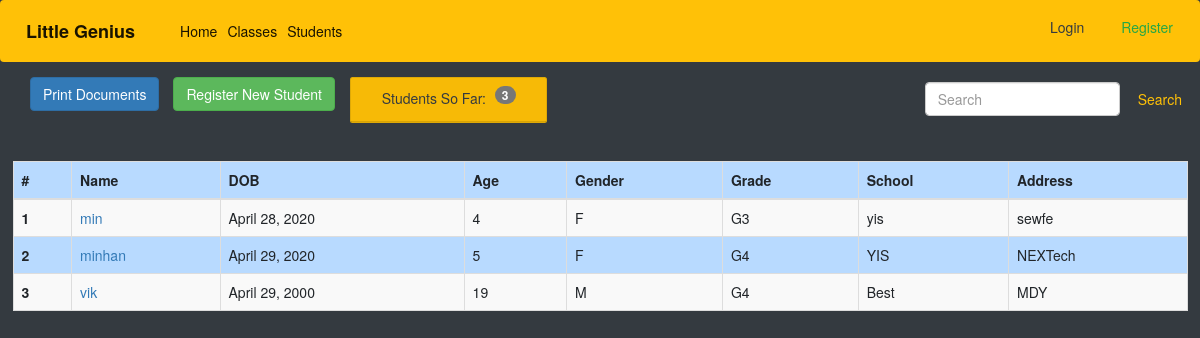
The page /stds/ on the database as committed earlier.
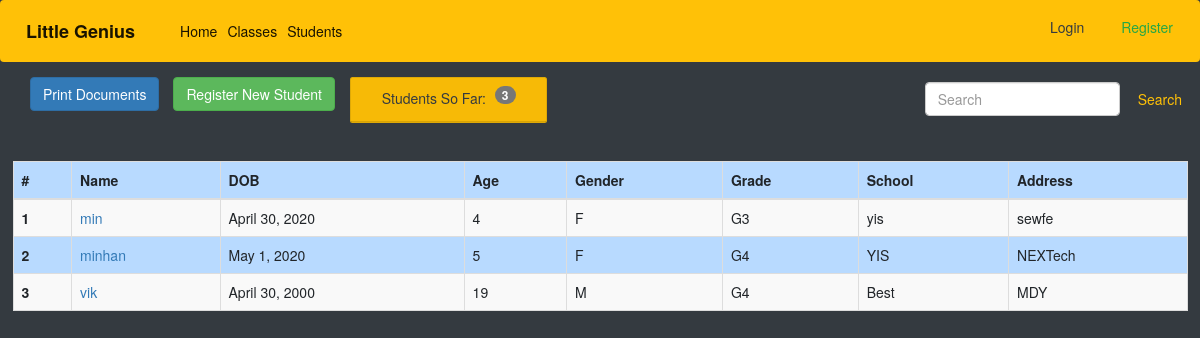
The same page on the database as committed later.
### genius/models.py (models this page shows, shortened)
class Students(models.Model):
    created_by = models.ForeignKey(
        User, on_delete=models.SET_NULL, default=1, null=True)
    name = models.CharField(max_length=200, null=True)
    image = models.ImageField(upload_to='images/', null=True, blank=True)
    dob = models.DateField(null=True, verbose_name='Date of Birth')
    age = models.IntegerField()
    grade_choice = (
        ('G1', 'Grade-1'),
        ('G2', 'Grade-2'),
        ('G3', 'Grade-3'),
        ('G4', 'Grade-4'),
        ('G5', 'Grade-5'),
        ('G6', 'Grade-6'),
        ('G7', 'Grade-7'),
        ('G8', 'Grade-8'),
        ('G9', 'Grade-9'),
        ('G10', 'Grade-10'),
        ('G11', 'Grade-11'),
        ('G12', 'Grade-12'),
    )
    gender_choice=(
        ('M', 'Male'),
        ('F', 'Female'),
        ('N', 'None'),
    )
    blood_choice=(
        ('O', 'O'),
        ('A-', 'A-'),
        ('B+', 'B+'),
        ('B-', 'B-'),
        ('A+', 'A+'),
        ('AB', 'AB'),
    )
    relation_choice=(
        ('Uncle', 'Uncle'),
        ('Aunty', 'Aunty'),
        ('Father', 'Father'),
        ('Mother', 'Mother'),
        ('Grandpa', 'Grandpa'),
        ('Grandma', 'Grandma'),
        ('Sister', 'Sister'),
        ('Brother', 'Brother'),
    )
    gender=models.CharField(choices=gender_choice, max_length=10, null=True)
    grade = models.CharField(choices=grade_choice, max_length=10, null=True)
    attending_school = models.CharField(max_length=100, null=True)
    course = models.ForeignKey(
        Create_Class, on_delete=models.SET_NULL, default=1, null=True)
    address = models.TextField(null=True)
    parent_name = models.CharField(max_length=200, null=True)
    parent_contact = models.CharField(max_length=20, null=True)
    parent_address = models.TextField(null=True)
    emerg_name = models.CharField(max_length=200, null=True, verbose_name='Emergency Name')
    emerg_contact = models.CharField(max_length=20, null=True, verbose_name='Emergency Contact')
    emerg_relation = models.CharField(choices=relation_choice ,max_length=20, null=True, verbose_name='Emergency Relationship')
    doc_name = models.CharField(max_length=200, null=False, default='None', verbose_name='Doctor Name')
    doc_contact = models.CharField(max_length=20, null=False, default='None', verbose_name='Doctor Contact')
    blood_type = models.CharField(choices=blood_choice,max_length=10, null=True)
    allergic = models.TextField(null=True)
    objects = StudentPostManager()

### genius/views.py (the view)
# urls.py: path('stds/', Student_Main, name='stds'),
def Student_Main(request):
    objs= Students.objects.values().all()
    std_count=Students.objects.all().count()
    template_name = 'genius/students.html'
    context = {'head_title': 'Little Genius Students', 'students':objs,'count':std_count}
    return render(request, template_name, context)

### genius/templates/genius/students.html (shortened to what this page needs)
{% extends 'base.html' %}
{% block content %}
     <div class="row pull-right mb-4">
        <form class="form-inline my-3 my-lg-2 mr-2" action="{% url 'genius:std-search' %}">
            <input class="form-control mr-sm-2" name='q' type="search" placeholder="Search" aria-label="Search">
            <button class="btn btn-outline-warning my-2 my-sm-0" type="search">Search</button>
        </form>
    </div>
    <div class="row ml-4">
    <p>
        <button class="btn btn-primary" type="button">
            Print Documents
        </button>
        <a class="btn btn-success ml-3 right" href="{% url 'genius:stds_new' %}">Register New Student</a>
        <div class="col-md-3 mb-4 justify-content-center">
            <div class="card text-center bg-warning text-dark">
                <div class="card-header head justify">Students So Far: <p class="badge badge-warning text-wrap ml-2"> {{count}}</p></div>
                </div>
            </div>
        </div>
    </div>
<div class="card-dark card-body">
    {% if students %}
        <div class="table-custom-scroll-y my-custom-scrollbar">
            <table class="table table-bordered table-striped mb-0 table-primary">
                <thead>
                    <tr>
                        <th scope="col">#</th>
                        <th scope="col">Name</th>
                        <th scope="col">DOB</th>
                        <th scope="col">Age</th>
                        <th scope="col">Gender</th>
                        <th scope="col">Grade</th>
                        <th scope="col">School</th>
                        <th scope="col">Address</th>
                    </tr>
                </thead>
                <tbody >
                    {% for i in students %}
                        <tr>
                        <th scope="row">{{i.id}}</th>
                        <td><a href="/stds/{{i.id}}"">{{i.name}}</a></td>
                        <td>{{i.dob}}</td>
                        <td>{{i.age}}</td>
                        <td>{{i.gender}}</td>
                        <td>{{i.grade}}</td>
                        <td>{{i.attending_school}}</td>
                        <td>{{i.address}}</td>
                        </tr>
                    {% endfor %}
                </tbody>
            </table>
        </div>
    {% else %}
    <p class="lead justify">There are no students...</p>
    {% endif %}
</div>
{% endblock content %}

Rows that differ between the two databases and show on the page:
changed Students "min": dob "April 28, 2020" → "April 30, 2020"
changed Students "minhan": dob "April 29, 2020" → "May 1, 2020"
changed Students "vik": dob "April 29, 2000" → "April 30, 2000"
